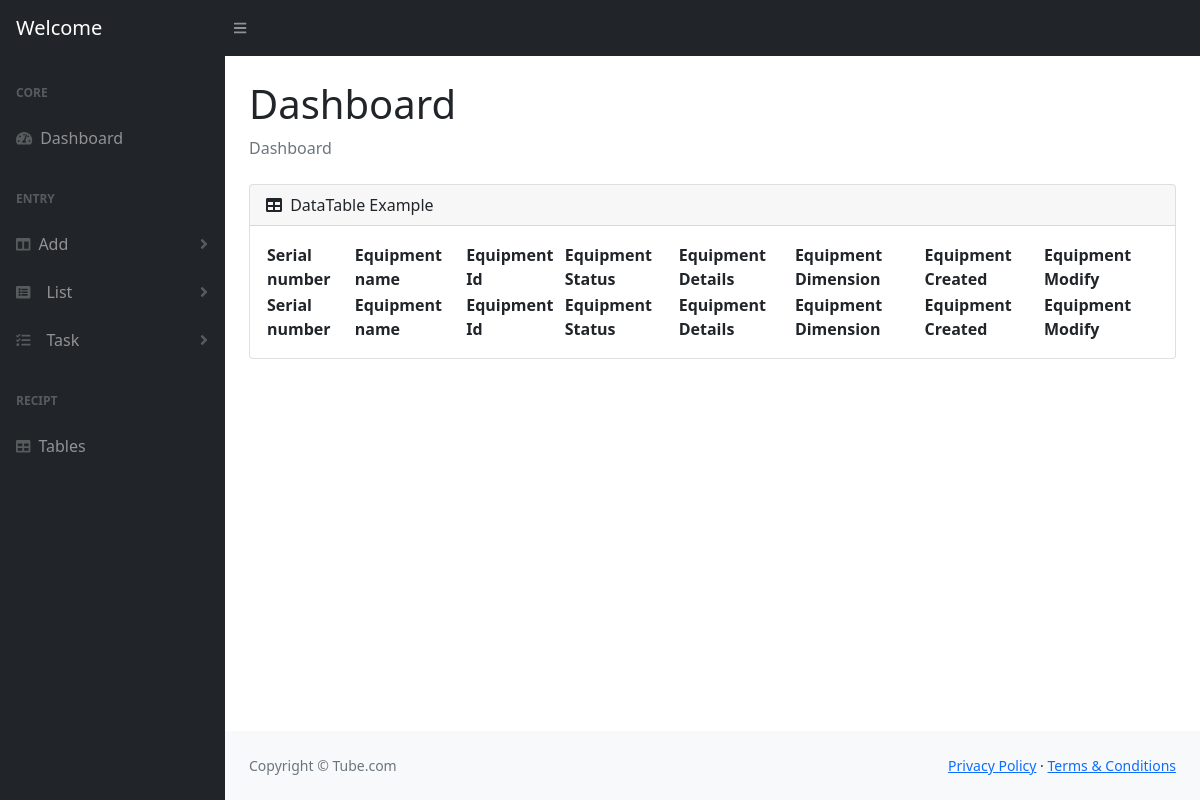
Page /home/ on the earlier database version.
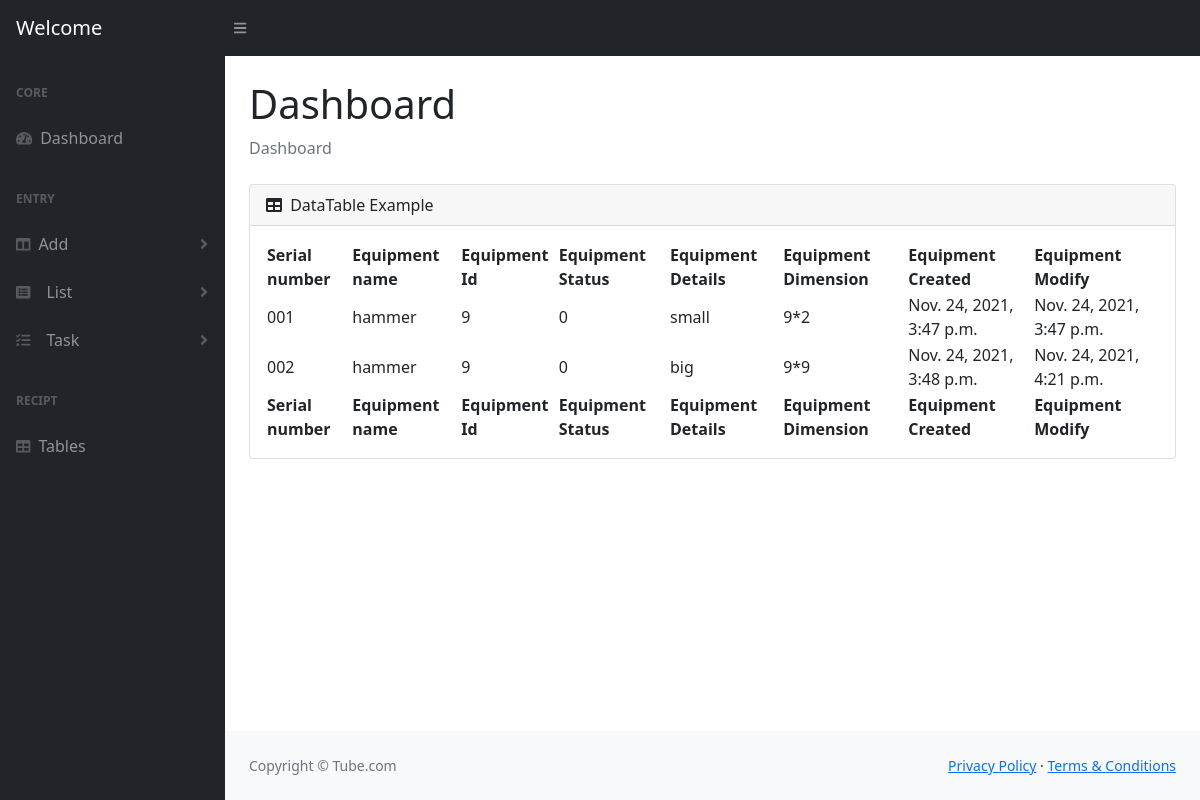
Same page on the later database version.
### moduls/models.py (models this page shows)
class EquepmentMaster(models.Model):
    subequipmentid = models.AutoField(primary_key=True)
    equepmentid = models.ForeignKey(Equepmentdetails2,on_delete=models.CASCADE)
    equepmentSerialNumbeer = models.CharField(max_length=50,unique=True)
    status = models.IntegerField(choices=STATUS_CHOICES)
    created = models.DateTimeField(auto_now_add=True)
    modify = models.DateTimeField(auto_now=True)
    details = models.CharField(max_length=200)
    dimension = models.CharField(max_length=50)
    warehouseid =models.ForeignKey(Warehouse,on_delete=models.CASCADE)

class Equepmentdetails2(models.Model):
    equepmentid = models.AutoField(primary_key=True)
    equepmentname = models.CharField(max_length=50)

### moduls/views.py (the view)
# urls.py: 2. Add a URL to urlpatterns:  path('', views.home, name='home')
def home(request):
    equepmentdata = EquepmentMaster.objects.all()
    return render(request,'home.html',{'edt':equepmentdata})

### moduls/templates/home.html (shortened to what this page needs)
<!DOCTYPE html>
<html lang="en">
{% load static %}
    <head>
        <link href="https://cdn.jsdelivr.net/npm/simple-datatables@latest/dist/style.css" rel="stylesheet" />
        <link href="{% static 'css/styles.css' %}" rel="stylesheet" />
    </head>
    <body class="sb-nav-fixed">
        <nav class="sb-topnav navbar navbar-expand navbar-dark bg-dark">
            <a class="navbar-brand ps-3" href="index.html">Welcome</a>
            <button class="btn btn-link btn-sm order-1 order-lg-0 me-4 me-lg-0" id="sidebarToggle" href="#!"><i class="fas fa-bars"></i></button>
        </nav>
        <div id="layoutSidenav">
            <div id="layoutSidenav_nav">
                <nav class="sb-sidenav accordion sb-sidenav-dark" id="sidenavAccordion">
                    <div class="sb-sidenav-menu">
                        <div class="nav">
                            <div class="sb-sidenav-menu-heading">Core</div>
                            <a class="nav-link" href="index.html">
                                <div class="sb-nav-link-icon"><i class="fas fa-tachometer-alt"></i></div>
                                Dashboard
                            </a>
                            <div class="sb-sidenav-menu-heading">Entry</div>
                            <a class="nav-link collapsed" href="#" data-bs-toggle="collapse" data-bs-target="#collapseLayouts" aria-expanded="false" aria-controls="collapseLayouts">
                                <div class="sb-nav-link-icon"><i class="fas fa-columns"></i></div>
                                Add
                                <div class="sb-sidenav-collapse-arrow"><i class="fas fa-angle-down"></i></div>
                            </a>
                                    <a class="nav-link collapsed" href="#" data-bs-toggle="collapse" data-bs-target="#pagesCollapseAuth" aria-expanded="false" aria-controls="pagesCollapseAuth">
                                        <div class="sb-nav-link-icon"> <div class="sb-nav-link-icon"><i class="fa fa-list-alt" aria-hidden="true"></i></div></div>
                                        List
                                        <div class="sb-sidenav-collapse-arrow"><i class="fas fa-angle-down"></i></div>
                                    </a>
                                    <a class="nav-link collapsed" href="#" data-bs-toggle="collapse" data-bs-target="#pagesCollapseError" aria-expanded="false" aria-controls="pagesCollapseError">
                                        <div class="sb-nav-link-icon">
                                <div class="sb-nav-link-icon">
                                    <i class="fa fa-tasks" aria-hidden="true"></i>
                                </div>
                            </div>
                                        Task
                                        <div class="sb-sidenav-collapse-arrow"><i class="fas fa-angle-down"></i></div>
                                    </a>
                            <div class="sb-sidenav-menu-heading">Recipt</div>
                            <a class="nav-link" href="tables.html">
                                <div class="sb-nav-link-icon"><i class="fas fa-table"></i></div>
                                Tables
                            </a>
                        </div>
                    </div>
                </nav>
            </div>
            <div id="layoutSidenav_content">
                <main>
                    <div class="container-fluid px-4">
                        <h1 class="mt-4">Dashboard</h1>
                        <ol class="breadcrumb mb-4">
                            <li class="breadcrumb-item active">Dashboard</li>
                        </ol>
                        <div class="card mb-4">
                            <div class="card-header">
                                <i class="fas fa-table me-1"></i>
                                DataTable Example
                            </div>
                            <div class="card-body">
                               <table id="datatablesSimple">
                                   <thead>
                                        <tr>
                                            <th>Serial number</th>
                                            <th>Equipment name</th>
                                            <th>Equipment Id</th>
                                            <th>Equipment Status</th>
                                            <th>Equipment Details</th>
                                            <th>Equipment Dimension</th>
                                            <th>Equipment Created</th>
                                            <th>Equipment Modify</th>
                                    </tr>
                                   </thead>
                                   <tfoot>
                                        <tr>
                                            <th>Serial number</th>
                                            <th>Equipment name</th>
                                            <th>Equipment Id</th>
                                            <th>Equipment Status</th>
                                            <th>Equipment Details</th>
                                            <th>Equipment Dimension</th>
                                            <th>Equipment Created</th>
                                            <th>Equipment Modify</th>
                                    </tr>
                                   </tfoot>
                                   <tbody>
                                   <tr>
                                            {% for i in edt %}
                                            <td>{{i.equepmentSerialNumbeer}} </td>
                                            <td>{{i.equepmentid.equepmentname}} </td>
                                            <td>{{i.equepmentid.equepmentid}} </td>
                                            <td>{{i.status}}</td>
                                            <td>{{i.details}}</td>
                                            <td>{{i.dimension}}</td>
                                            <td>{{i.created}}</td>
                                            <td>{{i.modify}}</td>
                                    </tr>
                                        {% endfor %}
                                   </tbody>
                               </table>
                            </div>
                        </div>
                    </div>
                </main>
                <footer class="py-4 bg-light mt-auto">
                    <div class="container-fluid px-4">
                        <div class="d-flex align-items-center justify-content-between small">
                            <div class="text-muted">Copyright &copy; Tube.com</div>
                            <div>
                                <a href="#">Privacy Policy</a>
                                &middot;
                                <a href="#">Terms &amp; Conditions</a>
                            </div>
                        </div>
                    </div>
                </footer>
            </div>
        </div>
    </body>
</html>

Differences in the rows shown:
added EquepmentMaster: equepmentSerialNumbeer "001", equepmentid.equepmentname "hammer", equepmentid.equepmentid "9", status "0", details "small", dimension "9*2", created "Nov. 24, 2021, 3:47 p.m.", modify "Nov. 24, 2021, 3:47 p.m."
added EquepmentMaster: equepmentSerialNumbeer "002", equepmentid.equepmentname "hammer", equepmentid.equepmentid "9", status "0", details "big", dimension "9*9", created "Nov. 24, 2021, 3:48 p.m.", modify "Nov. 24, 2021, 4:21 p.m."
